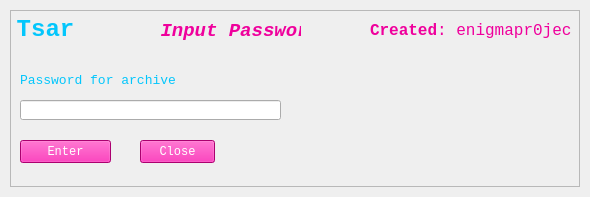
<?xml version="1.0" encoding="UTF-8"?>
<ui version="4.0">
 <class>enterpassword</class>
 <widget class="QMainWindow" name="enterpassword">
  <property name="geometry">
   <rect>
    <x>0</x>
    <y>0</y>
    <width>590</width>
    <height>197</height>
   </rect>
  </property>
  <property name="windowTitle">
   <string>Tsar</string>
  </property>
  <property name="windowIcon">
   <iconset>
    <normaloff>iconfile.ico</normaloff>iconfile.ico</iconset>
  </property>
  <widget class="QWidget" name="centralwidget">
   <layout class="QVBoxLayout" name="verticalLayout">
    <property name="spacing">
     <number>0</number>
    </property>
    <property name="leftMargin">
     <number>10</number>
    </property>
    <property name="topMargin">
     <number>10</number>
    </property>
    <property name="rightMargin">
     <number>10</number>
    </property>
    <property name="bottomMargin">
     <number>10</number>
    </property>
    <item>
     <widget class="QFrame" name="dropShadowFrame">
      <property name="styleSheet">
       <string notr="true">QFrame {	
	background-color: rgba(255, 255, 255, .15);  
}</string>
      </property>
      <property name="frameShape">
       <enum>QFrame::StyledPanel</enum>
      </property>
      <property name="frameShadow">
       <enum>QFrame::Raised</enum>
      </property>
      <widget class="QLabel" name="label_title">
       <property name="geometry">
        <rect>
         <x>-10</x>
         <y>-10</y>
         <width>91</width>
         <height>61</height>
        </rect>
       </property>
       <property name="font">
        <font>
         <family>Consolas</family>
         <pointsize>40</pointsize>
        </font>
       </property>
       <property name="styleSheet">
        <string notr="true">color: rgb(3, 198, 252);
background-color: rgba(255, 255, 255, 0); </string>
       </property>
       <property name="text">
        <string>&lt;html&gt;&lt;head/&gt;&lt;body&gt;&lt;p&gt;&lt;span style=&quot; font-size:18pt; font-weight:600;&quot;&gt;Tsar&lt;/span&gt;&lt;/p&gt;&lt;/body&gt;&lt;/html&gt;</string>
       </property>
       <property name="alignment">
        <set>Qt::AlignCenter</set>
       </property>
      </widget>
      <widget class="QLabel" name="label_credits">
       <property name="geometry">
        <rect>
         <x>360</x>
         <y>0</y>
         <width>201</width>
         <height>41</height>
        </rect>
       </property>
       <property name="font">
        <font>
         <family>Consolas</family>
         <pointsize>40</pointsize>
        </font>
       </property>
       <property name="styleSheet">
        <string notr="true">color: rgba(239, 0, 156, 255);
background-color: rgba(255, 255, 255, 0); </string>
       </property>
       <property name="text">
        <string>&lt;html&gt;&lt;head/&gt;&lt;body&gt;&lt;p&gt;&lt;span style=&quot; font-size:12pt; font-weight:600;&quot;&gt;Created&lt;/span&gt;&lt;span style=&quot; font-size:12pt;&quot;&gt;: enigmapr0ject&lt;/span&gt;&lt;/p&gt;&lt;/body&gt;&lt;/html&gt;</string>
       </property>
       <property name="alignment">
        <set>Qt::AlignRight|Qt::AlignTrailing|Qt::AlignVCenter</set>
       </property>
      </widget>
      <widget class="QLabel" name="label_credits_3">
       <property name="geometry">
        <rect>
         <x>150</x>
         <y>10</y>
         <width>141</width>
         <height>21</height>
        </rect>
       </property>
       <property name="font">
        <font>
         <family>Consolas</family>
         <pointsize>10</pointsize>
        </font>
       </property>
       <property name="styleSheet">
        <string notr="true">color: rgba(239, 0, 156, 255);
background-color: rgba(255, 255, 255, 0); </string>
       </property>
       <property name="text">
        <string>&lt;html&gt;&lt;head/&gt;&lt;body&gt;&lt;p align=&quot;center&quot;&gt;&lt;span style=&quot; font-size:14pt; font-weight:600; font-style:italic;&quot;&gt;Input Password&lt;/span&gt;&lt;/p&gt;&lt;/body&gt;&lt;/html&gt;</string>
       </property>
       <property name="alignment">
        <set>Qt::AlignLeading|Qt::AlignLeft|Qt::AlignVCenter</set>
       </property>
      </widget>
      <widget class="QPushButton" name="closeButton">
       <property name="geometry">
        <rect>
         <x>130</x>
         <y>130</y>
         <width>75</width>
         <height>23</height>
        </rect>
       </property>
       <property name="font">
        <font>
         <family>Consolas</family>
        </font>
       </property>
       <property name="styleSheet">
        <string notr="true">color: rgba(255, 255, 255, 255);
background-color: rgba(239, 0, 156, 255);</string>
       </property>
       <property name="text">
        <string>Close</string>
       </property>
      </widget>
      <widget class="QLabel" name="label_credits_6">
       <property name="geometry">
        <rect>
         <x>10</x>
         <y>60</y>
         <width>281</width>
         <height>21</height>
        </rect>
       </property>
       <property name="font">
        <font>
         <family>Consolas</family>
         <pointsize>10</pointsize>
        </font>
       </property>
       <property name="styleSheet">
        <string notr="true">color: rgb(3, 198, 252);
background-color: rgba(255, 255, 255, 0); </string>
       </property>
       <property name="text">
        <string>&lt;html&gt;&lt;head/&gt;&lt;body&gt;&lt;p&gt;Password for archive&lt;/p&gt;&lt;/body&gt;&lt;/html&gt;</string>
       </property>
       <property name="alignment">
        <set>Qt::AlignLeading|Qt::AlignLeft|Qt::AlignVCenter</set>
       </property>
      </widget>
      <widget class="QLineEdit" name="archivePassword">
       <property name="geometry">
        <rect>
         <x>10</x>
         <y>90</y>
         <width>261</width>
         <height>20</height>
        </rect>
       </property>
      </widget>
      <widget class="QPushButton" name="enterButton">
       <property name="geometry">
        <rect>
         <x>10</x>
         <y>130</y>
         <width>91</width>
         <height>23</height>
        </rect>
       </property>
       <property name="font">
        <font>
         <family>Consolas</family>
        </font>
       </property>
       <property name="styleSheet">
        <string notr="true">color: rgba(255, 255, 255, 255);
background-color: rgba(239, 0, 156, 255);</string>
       </property>
       <property name="text">
        <string>Enter</string>
       </property>
      </widget>
      <widget class="QLabel" name="feedback">
       <property name="geometry">
        <rect>
         <x>320</x>
         <y>50</y>
         <width>231</width>
         <height>91</height>
        </rect>
       </property>
       <property name="font">
        <font>
         <family>Consolas</family>
         <pointsize>10</pointsize>
        </font>
       </property>
       <property name="styleSheet">
        <string notr="true">color: rgb(3, 198, 252);
background-color: rgba(255, 255, 255, 0); </string>
       </property>
       <property name="text">
        <string>&lt;html&gt;&lt;head/&gt;&lt;body&gt;&lt;p&gt;&lt;br/&gt;&lt;/p&gt;&lt;/body&gt;&lt;/html&gt;</string>
       </property>
       <property name="alignment">
        <set>Qt::AlignLeading|Qt::AlignLeft|Qt::AlignVCenter</set>
       </property>
      </widget>
     </widget>
    </item>
   </layout>
  </widget>
 </widget>
 <resources>
  <include location="assets.qrc"/>
 </resources>
 <connections/>
</ui>
